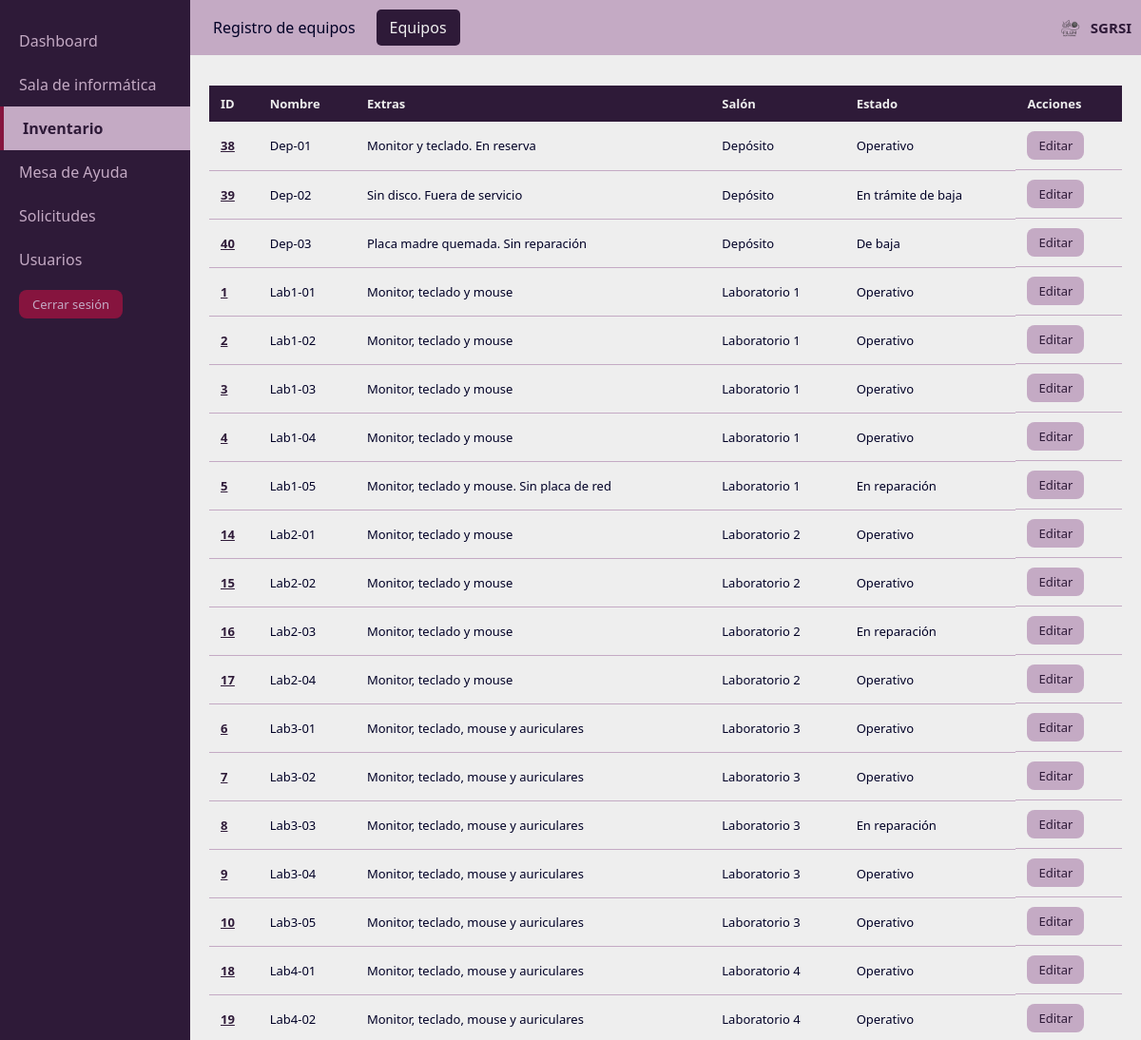
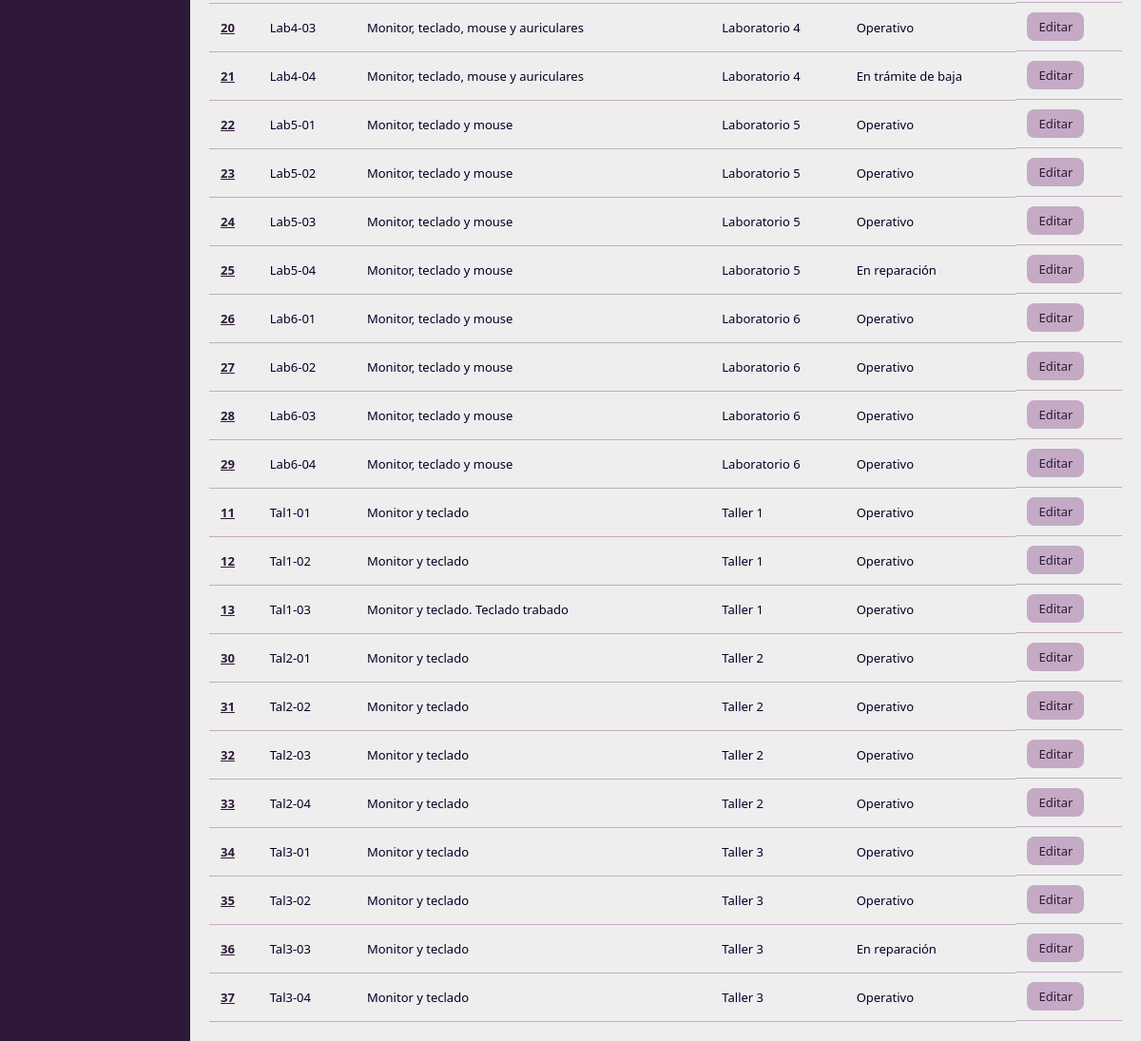
The app's page /FrontEnd/paginas/inventario/inventario.php (signed in) with its own data (2 pictures, top to bottom).
### tables this page shows
CREATE TABLE equipo (
    id_equipo     INT UNSIGNED NOT NULL AUTO_INCREMENT,
    nombre_equipo VARCHAR(60)  NOT NULL,
    descripcion   VARCHAR(500) NULL,
    nombre_salon  VARCHAR(30)  NOT NULL,
    estado_equipo ENUM('Operativo', 'En reparación',
                       'En trámite de baja', 'De baja')
                  NOT NULL DEFAULT 'Operativo',

    CONSTRAINT pk_equipo       PRIMARY KEY (id_equipo),
    CONSTRAINT fk_equipo_salon FOREIGN KEY (nombre_salon)
        REFERENCES salon (nombre_salon)
        ON UPDATE CASCADE ON DELETE RESTRICT
);

### BackEnd/logica/Sesion.php (called while the page is built, shortened)
<?php
class Sesion
{
    public static function rol()
    {
        return isset($_SESSION['rol']) ? $_SESSION['rol'] : null;
    }
    public static function esCoordinador()
    {
        return self::rol() === 'Coordinador';
    }
}

### BackEnd/logica/ControlAcceso.php (called while the page is built, shortened)
<?php
require_once __DIR__ . '/Sesion.php';
class ControlAcceso
{
    public static function puedeGestionarUsuarios()
    {
        return Sesion::esCoordinador();
    }
}

### BackEnd/dao/Conexion.php (called while the page is built, shortened)
<?php
class Conexion
{
    private static $instancia = null;
    private $pdo;
    private function __construct()
    {
        $config = require __DIR__ . '/../config/database.php';
        $dsn = 'mysql:host=' . $config['host']
             . ';port=' . $config['puerto']
             . ';dbname=' . $config['basedatos']
             . ';charset=' . $config['charset'];
        try {
            $this->pdo = new PDO($dsn, $config['usuario'], $config['password']);
            $this->pdo->setAttribute(PDO::ATTR_ERRMODE, PDO::ERRMODE_EXCEPTION);
            $this->pdo->setAttribute(PDO::ATTR_DEFAULT_FETCH_MODE, PDO::FETCH_ASSOC);
        } catch (PDOException $e) {
            error_log('SGRSI: fallo la conexion. ' . $e->getMessage());
            throw new Exception('No se pudo conectar con la base de datos.');
        }
    }
    public static function getInstancia()
    {
        if (self::$instancia === null) {
            self::$instancia = new Conexion();
        }
        return self::$instancia;
    }
    public function getPdo()
    {
        return $this->pdo;
    }
}

### BackEnd/dao/EquipoDAO.php (called while the page is built, shortened)
<?php
require_once __DIR__ . '/Conexion.php';
class EquipoDAO
{
    private $pdo;
    public function __construct()
    {
        $this->pdo = Conexion::getInstancia()->getPdo();
    }
    public function obtenerTodos()
    {
        $stmt = $this->pdo->query(
            'SELECT id_equipo, nombre_equipo, descripcion, nombre_salon, estado_equipo
               FROM equipo
              ORDER BY nombre_salon, nombre_equipo'
        );
        return $stmt->fetchAll(PDO::FETCH_ASSOC);
    }
}

### BackEnd/logica/GestorInventario.php (called while the page is built, shortened)
<?php
require_once __DIR__ . '/ResultadoGestion.php';
require_once __DIR__ . '/../dao/EquipoDAO.php';
class GestorInventario
{
    public function obtenerTodos()
    {
        return ResultadoGestion::ejecutar('inventario listar', function () { return (new EquipoDAO())->obtenerTodos(); });
    }
}

### BackEnd/logica/ResultadoGestion.php (called while the page is built, shortened)
<?php
class ResultadoGestion
{
    public static function ok($datos = null, $codigo = 200, $mensaje = '')
    {
        return ['ok' => true, 'codigo' => $codigo, 'mensaje' => $mensaje, 'datos' => $datos];
    }
    public static function ejecutar($operacion, $accion)
    {
        try {
            return self::ok($accion());
        } catch (Throwable $e) {
            error_log('SGRSI ' . $operacion . ': ' . $e->getMessage());
            return self::fallo(500, 'No se pudo completar la operación. Intentá de nuevo en unos minutos.');
        }
    }
    public static function valor($resultado)
    {
        return $resultado['datos'];
    }
}

### FrontEnd/paginas/inventario/inventario.php (the view, shortened to what this page needs)
<?php
require_once __DIR__ . '/../../../BackEnd/logica/ControlAcceso.php';
require_once __DIR__ . '/../../../BackEnd/logica/GestorInventario.php';
$gestor = new GestorInventario();
try {
    $equipos = ResultadoGestion::valor($gestor->obtenerTodos());
} catch (Exception $e) {
    error_log('SGRSI inventario.php: ' . $e->getMessage());
    $mensaje = ['tipo' => 'error', 'texto' => 'No se pudo cargar el listado de equipos. Intentá de nuevo en unos minutos.'];
    $equipos = [];
}
?>
<!DOCTYPE html>
<html lang="es">
<head>
    <link rel="stylesheet" href="../../css/main.css">
</head>
<body>
    <div class="layout">
        <nav class="sidebar">
            <ul>
                <?php if (Sesion::esCoordinador()) { ?>
                    <li class="sidebar-item"><a href="../dashboard/dashboard.php">Dashboard</a></li>
                <?php } ?>
                <li class="sidebar-item"><a href="../uso-sala/planilla-uso-sala.php">Sala de informática</a></li>
                <li class="sidebar-item activo">Inventario</li>
                <li class="sidebar-item"><a href="../mesa-de-ayuda/nuevo-ticket.php">Mesa de Ayuda</a></li>
                <li class="sidebar-item"><a href="../solicitudes/nueva-solicitud.php">Solicitudes</a></li>
                <?php if (ControlAcceso::puedeGestionarUsuarios()) { ?>
                    <li class="sidebar-item"><a href="../usuarios/nuevo-usuario.php">Usuarios</a></li>
                <?php } ?>
                <li class="sidebar-item"><a href="../../cerrar-sesion.php" class="btn-salir">Cerrar sesión</a></li>
            </ul>
        </nav>
        <main class="main">
            <header class="topbar-nav">
                <nav>
                    <ul>
                        <li class="topbar-item"><a href="nuevo-equipo.php">Registro de equipos</a></li>
                        <li class="topbar-item activo">Equipos</li>
                    </ul>
                </nav>
                <div class="topbar-logo">
                    <img src="../../img/logo.png" alt="Logo SGRSI">
                    <span>SGRSI</span>
                </div>
            </header>
            <section class="content">
                <div class="tabla-wrapper">
                    <table>
                        <thead>
                            <tr>
                                <th>ID</th>
                                <th>Nombre</th>
                                <th>Extras</th>
                                <th>Salón</th>
                                <th>Estado</th>
                                <th>Acciones</th>
                            </tr>
                        </thead>
                        <tbody>
                            <?php foreach ($equipos as $equipo) { ?>
                                <tr>
                                    <td><a class="tabla-enlace" href="detalle-equipo.php?id=<?php echo (int) $equipo['id_equipo']; ?>"><?php echo htmlspecialchars($equipo['id_equipo']); ?></a></td>
                                    <td><?php echo htmlspecialchars($equipo['nombre_equipo']); ?></td>
                                    <td><?php echo htmlspecialchars(isset($equipo['descripcion']) ? $equipo['descripcion'] : ''); ?></td>
                                    <td><?php echo htmlspecialchars($equipo['nombre_salon']); ?></td>
                                    <td><?php echo htmlspecialchars($equipo['estado_equipo']); ?></td>
                                    <td class="acciones">
                                        <a class="btn-editar" href="detalle-equipo.php?id=<?php echo (int) $equipo['id_equipo']; ?>&amp;modo=editar">Editar</a>
                                    </td>
                                </tr>
                            <?php } ?>
                        </tbody>
                    </table>
                </div>
            </section>
        </main>
    </div>
</body>
</html>

### FrontEnd/css/main.css (style rules this page uses)
:root { --color-fondo: #EEEEEE; --color-primario: #C4AAC4; --color-secundario: #2E1A38; --color-acento: #86143E; --color-texto: #000026; --color-texto-suave: #555555; --fuente-principal: 'Segoe UI', Tahoma, Geneva, Verdana, sans-serif; --fuente-tamanio: 16px; --espaciado: 1rem; --borde-radius: 8px; --sombra: 0 4px 6px rgba(0, 0, 0, 0.1); }
* { margin: 0; padding: 0; box-sizing: border-box; }
h1, h2, h3, h4, p, ul, ol { margin: 0; padding: 0; }
body { font-family: var(--fuente-principal); font-size: var(--fuente-tamanio); background-color: var(--color-fondo); color: var(--color-texto); min-height: 100vh; }
a { text-decoration: none; color: inherit; }
ul { list-style: none; }
.layout { display: flex; min-height: 100vh; flex-direction: column; }
.main { flex: 1; min-width: 0; display: flex; flex-direction: column; background-color: var(--color-fondo); }
.content { padding: 20px; }
.topbar-nav { display: flex; align-items: flex-start; justify-content: space-between; background-color: var(--color-primario); padding: 8px; width: 100%; flex-direction: column; gap: 8px; }
.topbar-logo { display: flex; align-items: center; gap: 8px; }
.topbar-logo img { width: 28px; height: 28px; object-fit: contain; }
.topbar-logo span { font-size: 13px; font-weight: 600; color: var(--color-secundario); }
.topbar-nav ul { display: flex; flex-direction: row; gap: 8px; }
.topbar-item { cursor: pointer; padding: 8px 14px; border-radius: 5px; transition: background-color 0.3s, color 0.3s; }
.topbar-item.activo, .topbar-item:hover { background-color: var(--color-secundario); color: var(--color-fondo); }
.sidebar { width: 100%; min-height: auto; background-color: var(--color-secundario); color: var(--color-fondo); padding: 10px 0; flex-shrink: 0; }
.sidebar ul { padding: 0; display: flex; flex-direction: row; overflow-x: auto; }
.sidebar-item { padding: 10px 14px; color: var(--color-primario); font-size: 13px; cursor: pointer; white-space: nowrap; transition: background-color 0.3s; }
.sidebar-item a { color: var(--color-primario); }
.sidebar-item.activo { background-color: var(--color-primario); color: var(--color-secundario); font-weight: bold; border-left: none; border-bottom: 4px solid var(--color-acento); }
.tabla-wrapper { width: 100%; overflow-x: auto; }
table { width: 100%; border-collapse: collapse; margin-top: 12px; }
th, td { padding: 10px 12px; text-align: left; }
th { background-color: var(--color-secundario); color: var(--color-fondo); font-size: 13px; }
td { border-bottom: 1px solid var(--color-primario); font-size: 13px; color: var(--color-texto); }
.acciones { display: flex; gap: 8px; }
.tabla-enlace { color: var(--color-secundario); font-weight: 600; text-decoration: underline; }
.fila-clickeable { cursor: pointer; }
.btn-editar, .btn-eliminar { display: inline-block; padding: 6px 12px; border: none; border-radius: var(--borde-radius); cursor: pointer; font-family: inherit; font-size: 13px; text-decoration: none; transition: background-color 0.3s, opacity 0.3s; }
.btn-editar { background-color: var(--color-primario); color: var(--color-secundario); }
.btn-salir { background-color: var(--color-acento); color: var(--color-fondo); padding: 6px 14px; border-radius: var(--borde-radius); font-size: 13px; transition: background-color 0.3s; }
@media (min-width: 576px) { .layout { flex-direction: row; } }
@media (min-width: 576px) { .sidebar { width: 160px; min-height: initial; padding: 20px 0; } }
@media (min-width: 576px) { .sidebar ul { display: block; overflow-x: visible; } }
@media (min-width: 576px) { .sidebar-item { font-size: 14px; padding: 10px 14px; white-space: normal; } }
@media (min-width: 576px) { .sidebar-item.activo { border-left: 4px solid var(--color-acento); border-bottom: none; } }
@media (min-width: 576px) { .topbar-nav { padding: 8px; flex-direction: row; align-items: center; gap: 0; } }
@media (min-width: 576px) { .topbar-logo span { font-size: 13px; } }
@media (min-width: 768px) { .sidebar { width: 200px; } }
@media (min-width: 768px) { .sidebar-item { font-size: 16px; padding: 12px 20px; } }
@media (min-width: 768px) { .topbar-nav { padding: 10px; } }
@media (min-width: 768px) { .topbar-logo span { font-size: 15px; } }

### records on screen
equipo: id_equipo "38", nombre_equipo "Dep-01", descripcion "Monitor y teclado. En reserva", nombre_salon "Depósito", estado_equipo "Operativo"
equipo: id_equipo "39", nombre_equipo "Dep-02", descripcion "Sin disco. Fuera de servicio", nombre_salon "Depósito", estado_equipo "En trámite de baja"
equipo: id_equipo "40", nombre_equipo "Dep-03", descripcion "Placa madre quemada. Sin reparación", nombre_salon "Depósito", estado_equipo "De baja"
equipo: id_equipo "1", nombre_equipo "Lab1-01", descripcion "Monitor, teclado y mouse", nombre_salon "Laboratorio 1", estado_equipo "Operativo"
equipo: id_equipo "2", nombre_equipo "Lab1-02", descripcion "Monitor, teclado y mouse", nombre_salon "Laboratorio 1", estado_equipo "Operativo"
equipo: id_equipo "3", nombre_equipo "Lab1-03", descripcion "Monitor, teclado y mouse", nombre_salon "Laboratorio 1", estado_equipo "Operativo"
equipo: id_equipo "4", nombre_equipo "Lab1-04", descripcion "Monitor, teclado y mouse", nombre_salon "Laboratorio 1", estado_equipo "Operativo"
equipo: id_equipo "5", nombre_equipo "Lab1-05", descripcion "Monitor, teclado y mouse. Sin placa de red", nombre_salon "Laboratorio 1", estado_equipo "En reparación"
equipo: id_equipo "14", nombre_equipo "Lab2-01", descripcion "Monitor, teclado y mouse", nombre_salon "Laboratorio 2", estado_equipo "Operativo"
equipo: id_equipo "15", nombre_equipo "Lab2-02", descripcion "Monitor, teclado y mouse", nombre_salon "Laboratorio 2", estado_equipo "Operativo"
equipo: id_equipo "16", nombre_equipo "Lab2-03", descripcion "Monitor, teclado y mouse", nombre_salon "Laboratorio 2", estado_equipo "En reparación"
equipo: id_equipo "17", nombre_equipo "Lab2-04", descripcion "Monitor, teclado y mouse", nombre_salon "Laboratorio 2", estado_equipo "Operativo"
equipo: id_equipo "6", nombre_equipo "Lab3-01", descripcion "Monitor, teclado, mouse y auriculares", nombre_salon "Laboratorio 3", estado_equipo "Operativo"
equipo: id_equipo "7", nombre_equipo "Lab3-02", descripcion "Monitor, teclado, mouse y auriculares", nombre_salon "Laboratorio 3", estado_equipo "Operativo"
equipo: id_equipo "8", nombre_equipo "Lab3-03", descripcion "Monitor, teclado, mouse y auriculares", nombre_salon "Laboratorio 3", estado_equipo "En reparación"
equipo: id_equipo "9", nombre_equipo "Lab3-04", descripcion "Monitor, teclado, mouse y auriculares", nombre_salon "Laboratorio 3", estado_equipo "Operativo"
equipo: id_equipo "10", nombre_equipo "Lab3-05", descripcion "Monitor, teclado, mouse y auriculares", nombre_salon "Laboratorio 3", estado_equipo "Operativo"
equipo: id_equipo "18", nombre_equipo "Lab4-01", descripcion "Monitor, teclado, mouse y auriculares", nombre_salon "Laboratorio 4", estado_equipo "Operativo"
equipo: id_equipo "19", nombre_equipo "Lab4-02", descripcion "Monitor, teclado, mouse y auriculares", nombre_salon "Laboratorio 4", estado_equipo "Operativo"
equipo: id_equipo "20", nombre_equipo "Lab4-03", descripcion "Monitor, teclado, mouse y auriculares", nombre_salon "Laboratorio 4", estado_equipo "Operativo"
equipo: id_equipo "21", nombre_equipo "Lab4-04", descripcion "Monitor, teclado, mouse y auriculares", nombre_salon "Laboratorio 4", estado_equipo "En trámite de baja"
equipo: id_equipo "22", nombre_equipo "Lab5-01", descripcion "Monitor, teclado y mouse", nombre_salon "Laboratorio 5", estado_equipo "Operativo"
equipo: id_equipo "23", nombre_equipo "Lab5-02", descripcion "Monitor, teclado y mouse", nombre_salon "Laboratorio 5", estado_equipo "Operativo"
equipo: id_equipo "24", nombre_equipo "Lab5-03", descripcion "Monitor, teclado y mouse", nombre_salon "Laboratorio 5", estado_equipo "Operativo"
equipo: id_equipo "25", nombre_equipo "Lab5-04", descripcion "Monitor, teclado y mouse", nombre_salon "Laboratorio 5", estado_equipo "En reparación"
equipo: id_equipo "26", nombre_equipo "Lab6-01", descripcion "Monitor, teclado y mouse", nombre_salon "Laboratorio 6", estado_equipo "Operativo"
equipo: id_equipo "27", nombre_equipo "Lab6-02", descripcion "Monitor, teclado y mouse", nombre_salon "Laboratorio 6", estado_equipo "Operativo"
equipo: id_equipo "28", nombre_equipo "Lab6-03", descripcion "Monitor, teclado y mouse", nombre_salon "Laboratorio 6", estado_equipo "Operativo"
equipo: id_equipo "29", nombre_equipo "Lab6-04", descripcion "Monitor, teclado y mouse", nombre_salon "Laboratorio 6", estado_equipo "Operativo"
equipo: id_equipo "11", nombre_equipo "Tal1-01", descripcion "Monitor y teclado", nombre_salon "Taller 1", estado_equipo "Operativo"
equipo: id_equipo "12", nombre_equipo "Tal1-02", descripcion "Monitor y teclado", nombre_salon "Taller 1", estado_equipo "Operativo"
equipo: id_equipo "13", nombre_equipo "Tal1-03", descripcion "Monitor y teclado. Teclado trabado", nombre_salon "Taller 1", estado_equipo "Operativo"
equipo: id_equipo "30", nombre_equipo "Tal2-01", descripcion "Monitor y teclado", nombre_salon "Taller 2", estado_equipo "Operativo"
equipo: id_equipo "31", nombre_equipo "Tal2-02", descripcion "Monitor y teclado", nombre_salon "Taller 2", estado_equipo "Operativo"
equipo: id_equipo "32", nombre_equipo "Tal2-03", descripcion "Monitor y teclado", nombre_salon "Taller 2", estado_equipo "Operativo"
equipo: id_equipo "33", nombre_equipo "Tal2-04", descripcion "Monitor y teclado", nombre_salon "Taller 2", estado_equipo "Operativo"
equipo: id_equipo "34", nombre_equipo "Tal3-01", descripcion "Monitor y teclado", nombre_salon "Taller 3", estado_equipo "Operativo"
equipo: id_equipo "35", nombre_equipo "Tal3-02", descripcion "Monitor y teclado", nombre_salon "Taller 3", estado_equipo "Operativo"
equipo: id_equipo "36", nombre_equipo "Tal3-03", descripcion "Monitor y teclado", nombre_salon "Taller 3", estado_equipo "En reparación"
equipo: id_equipo "37", nombre_equipo "Tal3-04", descripcion "Monitor y teclado", nombre_salon "Taller 3", estado_equipo "Operativo"
